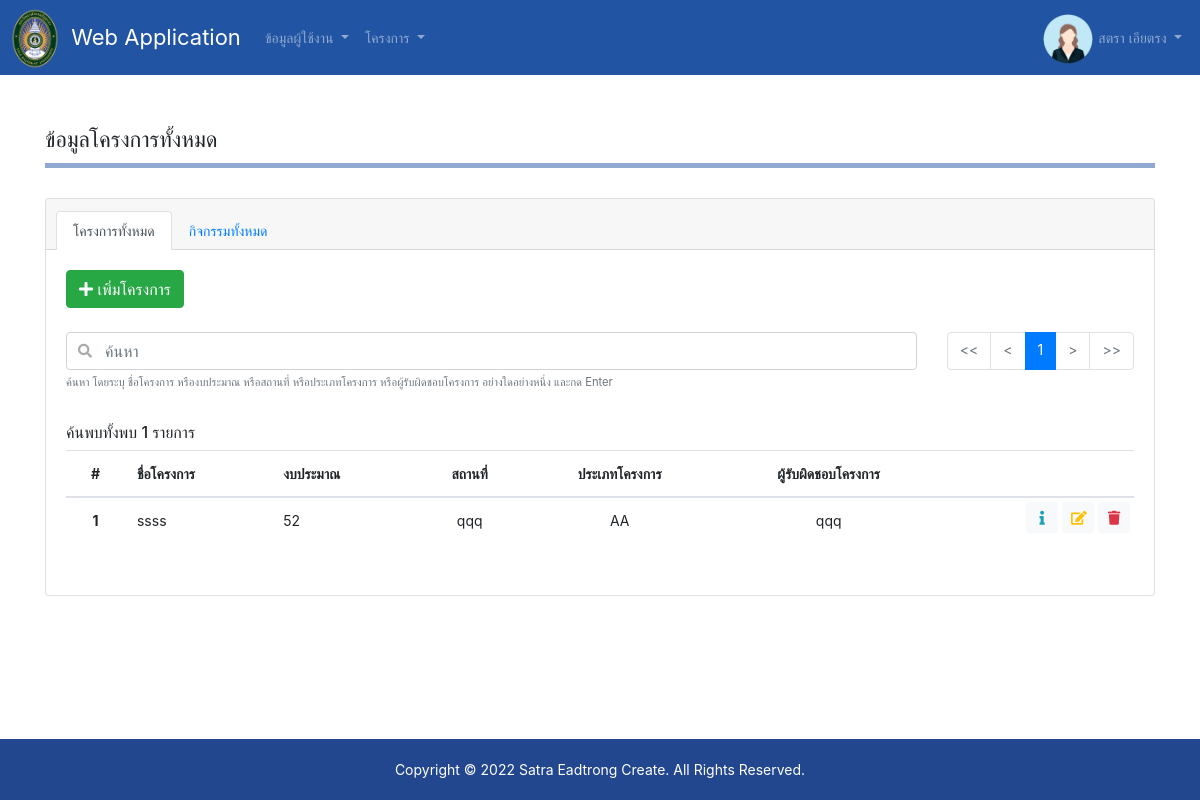
/?page=project (signed in), run on the app's committed database.
### tables this page shows
CREATE TABLE `project` (
  `project_id` int(11) NOT NULL,
  `project_name` text NOT NULL,
  `project_money` double NOT NULL,
  `project_place` text NOT NULL,
  `project_type_id` int(11) NOT NULL,
  `project_name_all` text NOT NULL,
  `user` int(11) NOT NULL,
  `date` datetime NOT NULL
);

CREATE TABLE `project_type` (
  `project_type_id` int(11) NOT NULL,
  `project_type_name` text NOT NULL
);

### php/config.all.php (called while the page is built, shortened)
<?php
    if( $_SERVER["HTTP_HOST"]=="pts.yru.ac.th" ) {
        $ROOT = "/pts/";
        $MODE = "production";
        $HOST = "localhost";
        $USER = "";
        $PASS = "";
        $DBNAME = "";
    } else {
        $HOST = "localhost";
        $USER = "root";
        $PASS = "";
        $DBNAME = "db_projectapi";
    }
    $DATABASE = new Database($HOST, $USER, $PASS, $DBNAME);
	$GLOBAL = array(
		"ALLOW_SIZE"=>10,
		"ALLOW_PDF"=>array("pdf"),
		"ALLOW_IMAGE"=>array("png", "jpg", "jpeg", "gif"),
        "ALLOW_DOC"=>array("pdf", "doc", "docx", "jpg", "png", "xls", "xlsx"),
        "SHOW"=>50,
        "PAGE_SHOW"=>7,
        "YEAR_FARM"=>100
    );

### php/class.database.php (called while the page is built, shortened)
<?php
	class Database {
		var $host = null;
		var $user = null;
		var $pass = null;
		var $dbname = null;
		var $charset = null;
		var $conn = null;
		public function __construct($host, $user, $pass, $dbname, $charset="UTF8") {
			$this->host = $host;
			$this->user = $user;
			$this->pass = $pass;
			$this->dbname = $dbname;
			$this->charset = $charset;
		}
		public function Close() {
			if(!$this->conn->connect_error) return $this->conn->close();
			return null;
		}
		private function Connect() {
			$host = $this->host;
			$user = $this->user;
			$pass = $this->pass;
			$dbname = $this->dbname;
			$this->conn = @new mysqli( $host , $user , $pass, $dbname );
			$this->conn->query("SET NAMES ".$this->charset);
			$this->conn->query("SET sql_mode = 'NO_AUTO_CREATE_USER,NO_ENGINE_SUBSTITUTION'");
		}
		public function Query($sql) {
			$q = $this->conn->query($sql);
			return $q;
		}
		public function QueryObj($sql, $index="") {
			$obj = array();
			$result = $this->Query($sql);
			while($row = $result->fetch_assoc()) {
				if($index=="") $obj[] = $row;
                else $obj[$row[$index]] = $row;
			}
			return $obj;
		}
	}

### pages/project/tab1/view.php (the view, shortened to what this page needs)
<?php
    $p = @$_GET["p"]*1; if($p==0) $p = 1;
    $search = @$_GET["search"];
    $condition_search = "";
    $sql = "
        SELECT
            p.*,
            pt.project_type_name
        FROM project p
            INNER JOIN project_type pt ON pt.project_type_id = p.project_type_id
        WHERE 1=1
            ".$condition_search."
        ORDER BY p.project_id DESC
    ";
    $show = $GLOBAL["SHOW"];
    $all = sizeof( $DATABASE->QueryObj($sql) );
    $p_all = ceil( $all/$show );
    $start = ($p-1)*$show;
    $objData = $DATABASE->QueryObj($sql." LIMIT ".$start.", ".$show);
?>
<div class="mb-4">
    <button id="btn-add" class="btn btn-success" title="เพิ่มโครงการ">
        <i class="fas fa-plus"></i> เพิ่มโครงการ
    </button>
</div>
<div class="row mb-3">
    <div class="col">
        <form id="frm-search" autocomplete="off">
            <div class="input-group inner-icon">
                <input type="text" id="search" class="form-control" placeholder="ค้นหา" value="<?php echo $search; ?>"
                    style="border-radius: .25rem;">
            </div>
            <small class="form-text text-muted mb-3">ค้นหา โดยระบุ ชื่อโครงการ หรืองบประมาณ หรือสถานที่ หรือประเภทโครงการ หรือผู้รับผิดชอบโครงการ
                อย่างใดอย่างหนึ่ง และกด Enter</small>
        </form>
    </div>
    <div class="col-md-auto">
        <?php
            if( sizeof($objData)>0 ) {
                $href = "./?page=".$PAGE;
                $p_show = 7;
                $diff_center = floor($p_show/2);
                $min_page = $p-$diff_center;
                $max_page = $p+$diff_center;
                $duration = 0;
                if( $min_page<1 ) $duration=1-$min_page;
                else if( $max_page>$p_all ) $duration=$p_all-$max_page;
                $min_page = $min_page+$duration;
                $max_page = $max_page+$duration;
                if( $max_page>$p_all ) $max_page = $p_all;
        ?>
        <nav aria-label="Page navigation" class="float-right">
            <ul class="pagination mb-2">
                <?php
                    $disabled_pr = "";
                    $href_pr = $href;
                    if( $p==1 ) {
                        $disabled_pr = "disabled";
                        $href_pr = "#";
                    }
                ?>
                <li class="page-item <?php echo $disabled_pr; ?>">
                    <a class="page-link" href="<?php echo $href; ?>" title="หน้าแรก">
                        << </a>
                </li>
                <li class="page-item <?php echo $disabled_pr; ?>">
                    <a class="page-link" href="<?php echo $href_pr; ?>" title="หน้าก่อนหน้า">
                        < </a>
                </li>
                <?php
                    for($i=$min_page; $i<=$max_page; $i++) {
                        $href_p = $href;
                        $active = "";
                        if( $i==$p ) $active = "active";
                        echo '<li class="page-item '.$active.'"><a class="page-link" href="'.$href_p.'">'.$i.'</a></li>';
                    }
                ?>
                <?php
                    $disabled_ne = "";
                    $href_ne = $href;
                    $href_ne .= "&p=".($p+1);
                    if( $p==$p_all ) {
                        $disabled_ne = "disabled";
                        $href_ne = "#";
                    }
                ?>
                <li class="page-item <?php echo $disabled_ne; ?>">
                    <a class="page-link" href="<?php echo $href_ne; ?>" title="หน้าถัดไป">></a>
                </li>
                <li class="page-item <?php echo $disabled_ne; ?>">
                    <a class="page-link" href="<?php echo $href."&p=".$p_all; ?>" title="หน้าสุดท้าย">>></a>
                </li>
            </ul>
        </nav>
        <?php
            }
        ?>
    </div>
</div>
<h6>ค้นพบทั้งพบ <?php echo $all; ?> รายการ</h6>
<div class="table-responsive">
    <table class="table">
        <thead>
            <tr>
                <th scope="col" class="text-center">#</th>
                <th scope="col">ชื่อโครงการ</th>
                <th scope="col" class="">งบประมาณ</th>
                <th scope="col" class="text-center">สถานที่</th>
                <th scope="col" class="text-center">ประเภทโครงการ</th>
                <th scope="col" class="text-center">ผู้รับผิดชอบโครงการ</th>
                <th scope="col"></th>
            </tr>
        </thead>
        <tbody>
            <?php
                foreach($objData as $key=>$row) {
                    $sql = "
                        SELECT
                            project.*,
                            project_type.project_type_name
                        FROM project
                            INNER JOIN project_type ON project_type.project_type_id=project.project_type_id
                        WHERE project.project_id='".$row["project_id"]."'
                        ORDER BY project_type.project_type_name
                    ";
                    $obj = $DATABASE->QueryObj($sql);
                    echo '
                        <tr data-json="'.htmlspecialchars(json_encode($row)).'">
                            <th class="text-center order">'.(($show*($p-1))+($key+1)).'</th>
                            <td>'.$row["project_name"].'</td>
                            <td class="">'.$row["project_money"].'</td>
                            <td class="text-center">'.$row["project_place"].'</td>
                            <td class="text-center">'.$row["project_type_name"].'</td>
                            <td class="text-center">'.$row["project_name_all"].'</td>
                            <td class="p-0 pt-1 pr-1 text-right">
                                <a href="./?page=project-data&project_id='.$row["project_id"].'" title="เปิดดูรายละเอียด" class="btn btn-light text-info btn-sm" style="width: 32px">
                                    <i class="fa fa-info"></i>
                                </a>
                                <button title="แก้ไข" class="btn-edit btn btn-light text-warning btn-sm" style="width: 32px">
                                    <i class="fa fa-edit"></i>
                                </button>
                                <button title="ลบ" class="btn-del btn btn-light text-danger btn-sm" style="width: 32px">
                                    <i class="fa fa-trash"></i>
                                </button>
                            </td>
                        </tr>
                    ';
                }
            ?>
        </tbody>
    </table>
</div>

### assets/index.css (style rules this page uses)
html { position: relative; min-height: 100%; }
body { padding-bottom: 64px; overflow-x: hidden; font-size: 14px; }
.inner-icon .form-control { padding-left: 2.375rem; }

### pages/project/tab1/view.css (style rules this page uses)
.pagination .page-link { height: 38px; }

### data on the page
project: key "1", project_name "ssss", project_money "52", project_place "qqq", project_type.project_type_name "AA", project_name_all "qqq"

### other printed values
$USER['user_name'] "สตรา"
$USER['user_lname'] "เอียตรง"
$all "1"
